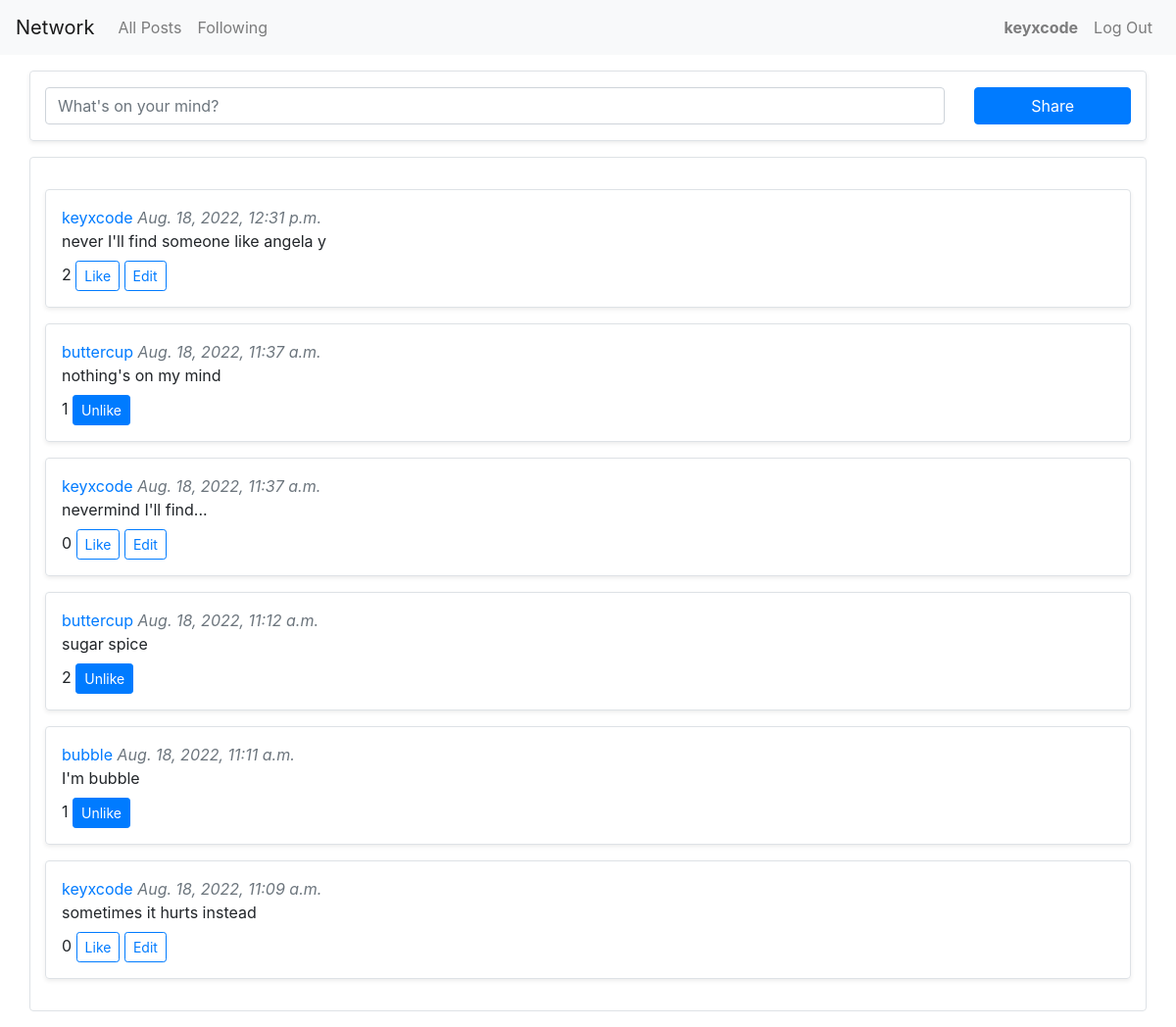
/ (signed in), run on the app's committed database.
### network/models.py (models this page shows, shortened)
class User(AbstractUser):
    pass

class Post(models.Model):
    content = models.TextField(blank=True)
    poster = models.ForeignKey("User", on_delete=models.CASCADE, null=True, related_name="all_posts")
    timestamp = models.DateTimeField(auto_now_add=True)
    likers = models.ManyToManyField("User", related_name="liked_post")

### network/views.py (the view)
# urls.py: path("", views.index, name="index"),
def index(request):
    posts = Post.objects.all().order_by('-timestamp')
    return render(request, "network/index.html", {
        "posts": posts
    })

### network/templates/network/index.html (shortened to what this page needs)
{% extends "network/layout.html" %}
{% load static %}
{% block body %}
    <form action="{% url 'create_post' %}" class="border shadow-sm rounded row my-3" method="post">
            <div class="col-md-10">
                <textarea autofocus class="form-control my-3" name="content" placeholder="What's on your mind?" rows="1"></textarea>
            </div>
            <div class="col-md-2">
                <input class="btn btn-primary my-3 w-100" type="submit" value="Share">
            </div>
    </form>
    <div class="border rounded row mb-3 py-3">
        <div class="col">
            {% if posts %}
                {% for post in posts %}
                    <div class="border rounded shadow-sm p-3 my-3">
                        <div class="row">
                            <div class="col">
                                <div>
                                    <a href="#">{{ post.poster }}</a>
                                    <span class="text-muted font-italic">{{ post.timestamp }}</span>
                                </div>
                                <div class="mb-2">
                                    <span id="post-{{ post.id }}">{{ post.content }}</span>
                                </div>
                                <div>
                                    <span id="like-count-{{ post.id }}">{{ post.likers.all.count }}</span>
                                    {% if request.user in post.likers.all %}
                                        <button class="btn btn-primary btn-sm like-button" data-post="{{ post.id }}">Unlike</button>
                                    {% else %}
                                        <button class="btn btn-outline-primary btn-sm like-button" data-post="{{ post.id }}">Like</button>
                                    {% endif %}
                                    {% if request.user == post.poster %}
                                        <button class="btn btn-outline-primary btn-sm edit-button" data-post="{{ post.id }}">Edit</button>
                                    {% endif %}
                                </div>
                            </div>
                        </div>
                    </div>
                {% endfor %}
            {% else %}
                It's empty here!
            {% endif %}
        </div>
    </div>
{% endblock %}

### network/templates/network/layout.html (shortened to what this page needs)
{% load static %}
<!DOCTYPE html>
<html lang="en">
    <head>
        <link rel="stylesheet" href="https://stackpath.bootstrapcdn.com/bootstrap/4.4.1/css/bootstrap.min.css">
        <link href="{% static 'network/styles.css' %}" rel="stylesheet">
    </head>
    <body>
        <nav class="navbar navbar-expand-lg navbar-light bg-light">
            <a class="navbar-brand" href="#">Network</a>
            <div class="collapse navbar-collapse" id="navbarTogglerDemo03">
              <ul class="navbar-nav mr-auto mt-2 mt-lg-0">
                <li class="nav-item">
                  <a class="nav-link" href="{% url 'index' %}">All Posts</a>
                </li>
                {% if user.is_authenticated %}
                    <li class="nav-item">
                        <a class="nav-link" href="#">Following</a>
                    </li>
                {% endif %}
              </ul>
              <ul class="navbar-nav ml-auto mt-2 mt-lg-0">
                {% if user.is_authenticated %}
                    <li class="nav-item">
                        <a class="nav-link" href="{% url 'profile' user.id %}"><strong id="user">{{ user.username }}</strong></a>
                    </li>
                    <li class="nav-item">
                        <a class="nav-link" href="{% url 'logout' %}">Log Out</a>
                    </li>
                {% endif %}
              </ul>
            </div>
        </nav>
        <div class="body">
            <div class="container">
                {% block body %}
                {% endblock %}
            </div>
        </div>
    </body>
</html>

### network/static/network/styles.css (style rules this page uses)
textarea { resize: none; }

### data on the page
User: username "keyxcode"
Post: poster "keyxcode", timestamp "Aug. 18, 2022, 12:31 p.m.", content "never I'll find someone like angela y", likers.all.count "2"
Post: poster "buttercup", timestamp "Aug. 18, 2022, 11:37 a.m.", content "nothing's on my mind", likers.all.count "1"
Post: poster "keyxcode", timestamp "Aug. 18, 2022, 11:37 a.m.", content "nevermind I'll find...", likers.all.count "0"
Post: poster "buttercup", timestamp "Aug. 18, 2022, 11:12 a.m.", content "sugar spice", likers.all.count "2"
Post: poster "bubble", timestamp "Aug. 18, 2022, 11:11 a.m.", content "I'm bubble", likers.all.count "1"
Post: poster "keyxcode", timestamp "Aug. 18, 2022, 11:09 a.m.", content "sometimes it hurts instead", likers.all.count "0"
